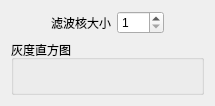
                  <widget class="QWidget" name="page_medianFilter">
                   <layout class="QVBoxLayout" name="verticalLayout_17" stretch="0,9">
                    <item>
                     <layout class="QHBoxLayout" name="horizontalLayout_22">
                      <item>
                       <spacer name="horizontalSpacer_11">
                        <property name="orientation">
                         <enum>Qt::Horizontal</enum>
                        </property>
                        <property name="sizeHint" stdset="0">
                         <size>
                          <width>40</width>
                          <height>20</height>
                         </size>
                        </property>
                       </spacer>
                      </item>
                      <item>
                       <widget class="QLabel" name="label_14">
                        <property name="text">
                         <string>滤波核大小</string>
                        </property>
                       </widget>
                      </item>
                      <item>
                       <widget class="QSpinBox" name="median_spinBox">
                        <property name="minimum">
                         <number>1</number>
                        </property>
                        <property name="maximum">
                         <number>999</number>
                        </property>
                        <property name="singleStep">
                         <number>2</number>
                        </property>
                       </widget>
                      </item>
                      <item>
                       <spacer name="horizontalSpacer_12">
                        <property name="orientation">
                         <enum>Qt::Horizontal</enum>
                        </property>
                        <property name="sizeHint" stdset="0">
                         <size>
                          <width>40</width>
                          <height>20</height>
                         </size>
                        </property>
                       </spacer>
                      </item>
                     </layout>
                    </item>
                    <item>
                     <widget class="QGroupBox" name="groupBox_15">
                      <property name="title">
                       <string>灰度直方图</string>
                      </property>
                      <layout class="QVBoxLayout" name="verticalLayout_34" stretch="0">
                       <item>
                        <widget class="QLabel" name="median_label_histImage">
                         <property name="text">
                          <string/>
                         </property>
                        </widget>
                       </item>
                      </layout>
                     </widget>
                    </item>
                   </layout>
                  </widget>
